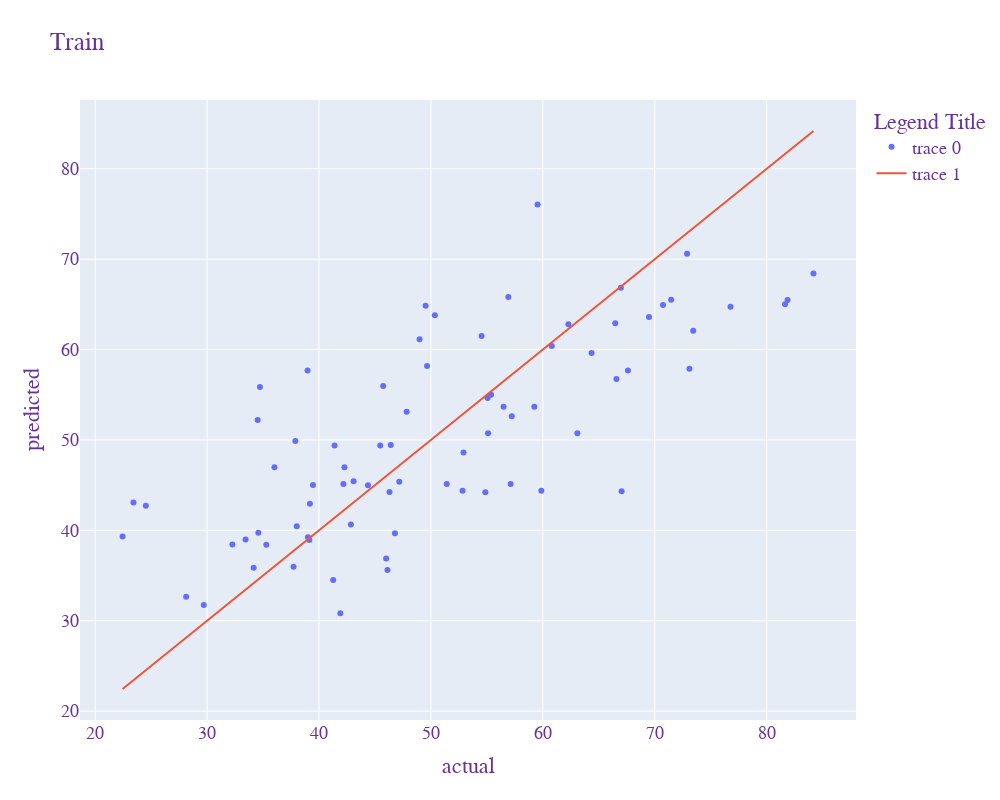
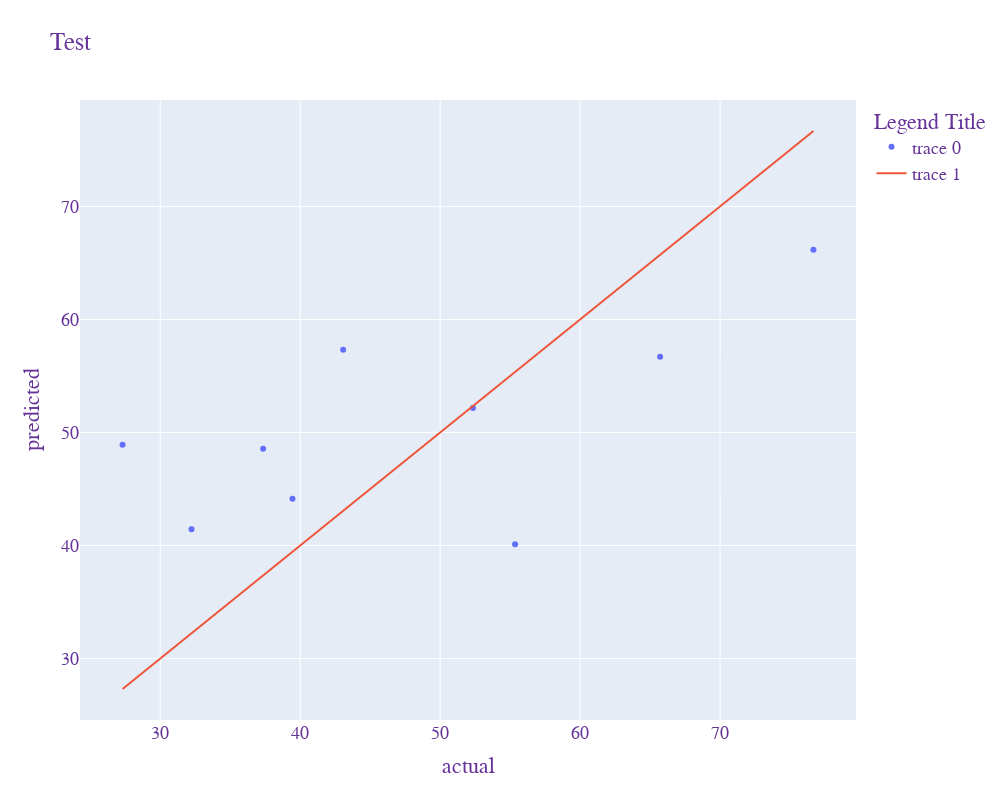
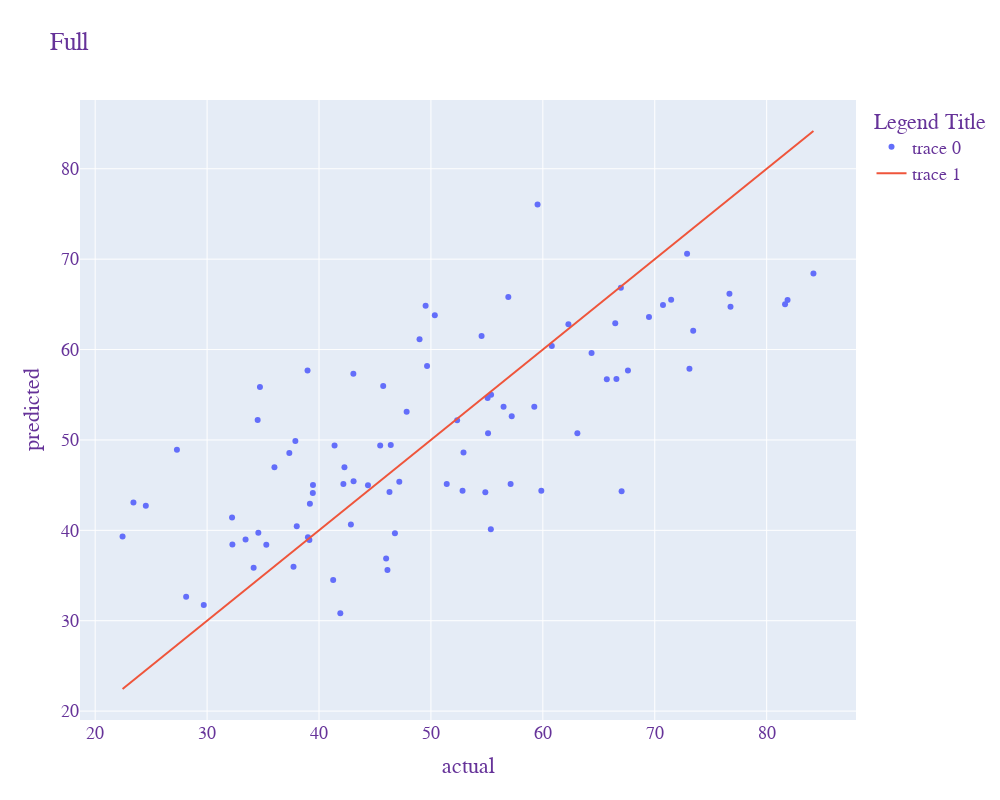
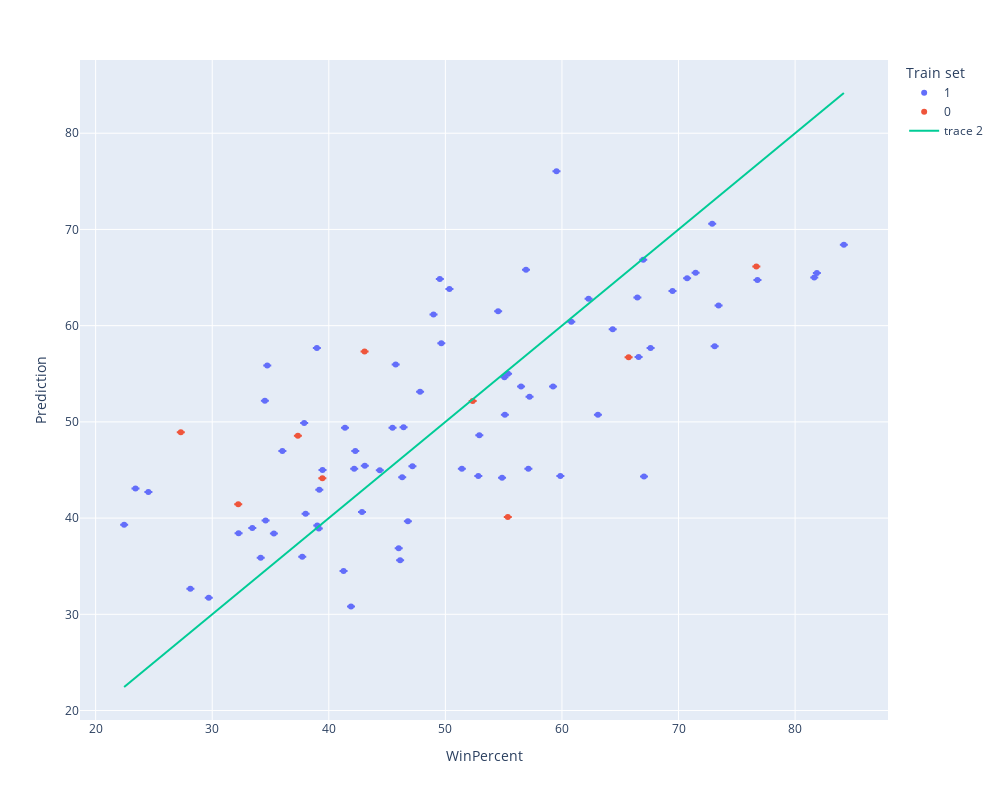

The code cell stored with these charts, in order, in its notebook:
### Code cell
lr_exp = model_pipeline.run(model_type='linear_reg')

### Figure 1 — Plotly figure (JSON) as saved in the notebook; plotly's stock layout.template omitted (floating-point values rounded to 4 significant figures)
{"data": [{"error_y": {"type": "data"}, "mode": "markers", "type": "scatter", "x": [41.39, 55.06, 73.43, 66.47, 34.16, 52.91, 38.01, 60.8, 34.52, 47.17, 81.64, 76.77, 63.09, 45.47, 41.9, 56.49, 51.41, 22.45, 49.65, 62.28, 81.87, 46.0, 34.58, 67.6, 59.53, 48.98, 39.46, 33.44, 39.19, 28.13, 56.91, 34.72, 42.85, 43.09, 45.74, 57.12, 42.27, 55.38, 38.98, 44.38, 36.02, 66.97, 50.35, 70.74, 46.12, 54.53, 24.52, 37.89, 46.41, 57.22, 39.14, 72.89, 42.18, 66.57, 64.35, 84.18, 23.42, 37.72, 55.1, 39.01, 49.52, 47.83, 32.26, 52.83, 35.29, 41.27, 67.04, 73.1, 59.24, 46.3, 71.47, 54.86, 69.48, 29.7, 46.78, 59.86], "y": [49.39, 54.64, 62.09, 62.92, 35.87, 48.61, 40.46, 60.4, 52.2, 45.39, 65.0, 64.74, 50.75, 49.39, 30.82, 53.67, 45.13, 39.32, 58.17, 62.8, 65.47, 36.87, 39.74, 57.68, 76.06, 61.15, 45.01, 38.97, 42.94, 32.65, 65.81, 55.85, 40.64, 45.44, 55.98, 45.13, 46.98, 55.01, 57.68, 44.98, 46.98, 66.84, 63.8, 64.93, 35.62, 61.49, 42.72, 49.88, 49.44, 52.61, 38.93, 70.6, 45.13, 56.73, 59.62, 68.41, 43.07, 35.98, 50.75, 39.22, 64.84, 53.13, 38.42, 44.39, 38.4, 34.49, 44.32, 57.86, 53.67, 44.25, 65.5, 44.2, 63.61, 31.73, 39.68, 44.39]}, {"mode": "lines", "type": "scatter", "x": [22.45, 84.18], "y": [22.45, 84.18]}], "layout": {"font": {"color": "RebeccaPurple", "family": "Courier New, monospace", "size": 18}, "height": 800, "legend": {"title": {"text": "Legend Title"}}, "title": {"text": "Train"}, "width": 1000, "xaxis": {"title": {"text": "actual"}}, "yaxis": {"title": {"text": "predicted"}}}}

### Figure 2 — Plotly figure (JSON) as saved in the notebook; plotly's stock layout.template omitted (floating-point values rounded to 4 significant figures)
{"data": [{"error_y": {"type": "data"}, "mode": "markers", "type": "scatter", "x": [76.67, 27.3, 37.35, 52.34, 55.35, 43.07, 32.23, 39.45, 65.72], "y": [66.16, 48.91, 48.56, 52.17, 40.12, 57.32, 41.43, 44.13, 56.71]}, {"mode": "lines", "type": "scatter", "x": [27.3, 76.67], "y": [27.3, 76.67]}], "layout": {"font": {"color": "RebeccaPurple", "family": "Courier New, monospace", "size": 18}, "height": 800, "legend": {"title": {"text": "Legend Title"}}, "title": {"text": "Test"}, "width": 1000, "xaxis": {"title": {"text": "actual"}}, "yaxis": {"title": {"text": "predicted"}}}}

### Figure 3 — Plotly figure (JSON) as saved in the notebook; plotly's stock layout.template omitted (floating-point values rounded to 4 significant figures)
{"data": [{"error_y": {"type": "data"}, "mode": "markers", "type": "scatter", "x": [66.97, 67.6, 32.26, 46.12, 52.34, 50.35, 56.91, 23.42, 38.01, 34.52, 38.98, 36.02, 24.52, 42.27, 39.46, 43.09, 39.19, 46.78, 57.12, 34.16, 51.41, 42.18, 55.38, 62.28, 56.49, 59.24, 28.13, 57.22, 76.77, 41.39, 39.14, 52.91, 71.47, 66.57, 46.41, 55.06, 73.1, 60.8, 64.35, 47.83, 54.53, 55.35, 70.74, 66.47, 22.45, 39.45, 46.3, 69.48, 37.72, 41.27, 37.35, 81.87, 84.18, 73.43, 72.89, 35.29, 65.72, 29.7, 42.85, 34.72, 63.09, 55.1, 37.89, 46.0, 76.67, 59.53, 59.86, 52.83, 67.04, 34.58, 33.44, 32.23, 27.3, 54.86, 48.98, 43.07, 45.74, 49.65, 47.17, 81.64, 45.47, 39.01, 44.38, 41.9, 49.52], "y": [66.84, 57.68, 38.42, 35.62, 52.17, 63.8, 65.81, 43.07, 40.46, 52.2, 57.68, 46.98, 42.72, 46.98, 45.01, 45.44, 42.94, 39.68, 45.13, 35.87, 45.13, 45.13, 55.01, 62.8, 53.67, 53.67, 32.65, 52.61, 64.74, 49.39, 38.93, 48.61, 65.5, 56.73, 49.44, 54.64, 57.86, 60.4, 59.62, 53.13, 61.49, 40.12, 64.93, 62.92, 39.32, 44.13, 44.25, 63.61, 35.98, 34.49, 48.56, 65.47, 68.41, 62.09, 70.6, 38.4, 56.71, 31.73, 40.64, 55.85, 50.75, 50.75, 49.88, 36.87, 66.16, 76.06, 44.39, 44.39, 44.32, 39.74, 38.97, 41.43, 48.91, 44.2, 61.15, 57.32, 55.98, 58.17, 45.39, 65.0, 49.39, 39.22, 44.98, 30.82, 64.84]}, {"mode": "lines", "type": "scatter", "x": [22.45, 84.18], "y": [22.45, 84.18]}], "layout": {"font": {"color": "RebeccaPurple", "family": "Courier New, monospace", "size": 18}, "height": 800, "legend": {"title": {"text": "Legend Title"}}, "title": {"text": "Full"}, "width": 1000, "xaxis": {"title": {"text": "actual"}}, "yaxis": {"title": {"text": "predicted"}}}}

### Figure 4 — Plotly figure (JSON) as saved in the notebook; plotly's stock layout.template omitted (floating-point values rounded to 4 significant figures; data arrays with more than 128 entries replaced by an {"elided": "..."} marker saying what was removed)
{"data": [{"customdata": {"elided": "76x14 mixed values"}, "error_y": {"array": [null, null, null, null, null, null, null, null, null, null, null, null, null, null, null, null, null, null, null, null, null, null, null, null, null, null, null, null, null, null, null, null, null, null, null, null, null, null, null, null, null, null, null, null, null, null, null, null, null, null, null, null, null, null, null, null, null, null, null, null, null, null, null, null, null, null, null, null, null, null, null, null, null, null, null, null]}, "hovertemplate": "Train set=%{customdata[13]}<br>WinPercent=%{x}<br>Prediction=%{y}<br>CandyName=%{customdata[0]}<br>Chocolate=%{customdata[1]}<br>Fruity=%{customdata[2]}<br>Caramel=%{customdata[3]}<br>PeanutyAlmondy=%{customdata[4]}<br>Nougat=%{customdata[5]}<br>CrispedRiceWafer=%{customdata[6]}<br>Hard=%{customdata[7]}<br>Bar=%{customdata[8]}<br>PluriBus=%{customdata[9]}<br>SugarPercent=%{customdata[10]}<br>PricePercent=%{customdata[11]}<br>Prediction Std=%{customdata[12]}<extra></extra>", "legendgroup": "1", "marker": {"color": "#636efa", "symbol": "circle"}, "mode": "markers", "name": "1", "orientation": "v", "showlegend": true, "type": "scatter", "x": [41.39, 55.06, 73.43, 66.47, 34.16, 52.91, 38.01, 60.8, 34.52, 47.17, 81.64, 76.77, 63.09, 45.47, 41.9, 56.49, 51.41, 22.45, 49.65, 62.28, 81.87, 46.0, 34.58, 67.6, 59.53, 48.98, 39.46, 33.44, 39.19, 28.13, 56.91, 34.72, 42.85, 43.09, 45.74, 57.12, 42.27, 55.38, 38.98, 44.38, 36.02, 66.97, 50.35, 70.74, 46.12, 54.53, 24.52, 37.89, 46.41, 57.22, 39.14, 72.89, 42.18, 66.57, 64.35, 84.18, 23.42, 37.72, 55.1, 39.01, 49.52, 47.83, 32.26, 52.83, 35.29, 41.27, 67.04, 73.1, 59.24, 46.3, 71.47, 54.86, 69.48, 29.7, 46.78, 59.86], "xaxis": "x", "y": [49.39, 54.64, 62.09, 62.92, 35.87, 48.61, 40.46, 60.4, 52.2, 45.39, 65.0, 64.74, 50.75, 49.39, 30.82, 53.67, 45.13, 39.32, 58.17, 62.8, 65.47, 36.87, 39.74, 57.68, 76.06, 61.15, 45.01, 38.97, 42.94, 32.65, 65.81, 55.85, 40.64, 45.44, 55.98, 45.13, 46.98, 55.01, 57.68, 44.98, 46.98, 66.84, 63.8, 64.93, 35.62, 61.49, 42.72, 49.88, 49.44, 52.61, 38.93, 70.6, 45.13, 56.73, 59.62, 68.41, 43.07, 35.98, 50.75, 39.22, 64.84, 53.13, 38.42, 44.39, 38.4, 34.49, 44.32, 57.86, 53.67, 44.25, 65.5, 44.2, 63.61, 31.73, 39.68, 44.39], "yaxis": "y"}, {"customdata": [["Snickers", 1, 0, 1, 1, 1, 0, 0, 1, 0, 0.546, 0.651, null, "0"], ["Super Bubble", 0, 1, 0, 0, 0, 0, 0, 0, 0, 0.162, 0.116, null, "0"], ["Red vines", 0, 1, 0, 0, 0, 0, 0, 0, 1, 0.581, 0.116, null, "0"], ["Air Heads", 0, 1, 0, 0, 0, 0, 0, 0, 0, 0.906, 0.511, null, "0"], ["Nerds", 0, 1, 0, 0, 0, 0, 1, 0, 1, 0.848, 0.325, null, "0"], ["Tootsie Roll Juniors", 1, 0, 0, 0, 0, 0, 0, 0, 0, 0.313, 0.511, null, "0"], ["Sugar Daddy", 0, 0, 1, 0, 0, 0, 0, 0, 0, 0.418, 0.325, null, "0"], ["Now & Later", 0, 1, 0, 0, 0, 0, 0, 0, 1, 0.22, 0.325, null, "0"], ["Rolo", 1, 0, 1, 0, 0, 0, 0, 0, 1, 0.86, 0.86, null, "0"]], "error_y": {"array": [null, null, null, null, null, null, null, null, null]}, "hovertemplate": "Train set=%{customdata[13]}<br>WinPercent=%{x}<br>Prediction=%{y}<br>CandyName=%{customdata[0]}<br>Chocolate=%{customdata[1]}<br>Fruity=%{customdata[2]}<br>Caramel=%{customdata[3]}<br>PeanutyAlmondy=%{customdata[4]}<br>Nougat=%{customdata[5]}<br>CrispedRiceWafer=%{customdata[6]}<br>Hard=%{customdata[7]}<br>Bar=%{customdata[8]}<br>PluriBus=%{customdata[9]}<br>SugarPercent=%{customdata[10]}<br>PricePercent=%{customdata[11]}<br>Prediction Std=%{customdata[12]}<extra></extra>", "legendgroup": "0", "marker": {"color": "#EF553B", "symbol": "circle"}, "mode": "markers", "name": "0", "orientation": "v", "showlegend": true, "type": "scatter", "x": [76.67, 27.3, 37.35, 52.34, 55.35, 43.07, 32.23, 39.45, 65.72], "xaxis": "x", "y": [66.16, 48.91, 48.56, 52.17, 40.12, 57.32, 41.43, 44.13, 56.71], "yaxis": "y"}, {"mode": "lines", "type": "scatter", "x": [22.45, 84.18], "y": [22.45, 84.18]}], "layout": {"autosize": false, "height": 800, "legend": {"title": {"text": "Train set"}, "tracegroupgap": 0}, "margin": {"t": 60}, "title": {}, "width": 1000, "xaxis": {"anchor": "y", "domain": [0, 1], "title": {"text": "WinPercent"}}, "yaxis": {"anchor": "x", "domain": [0, 1], "title": {"text": "Prediction"}}}}
